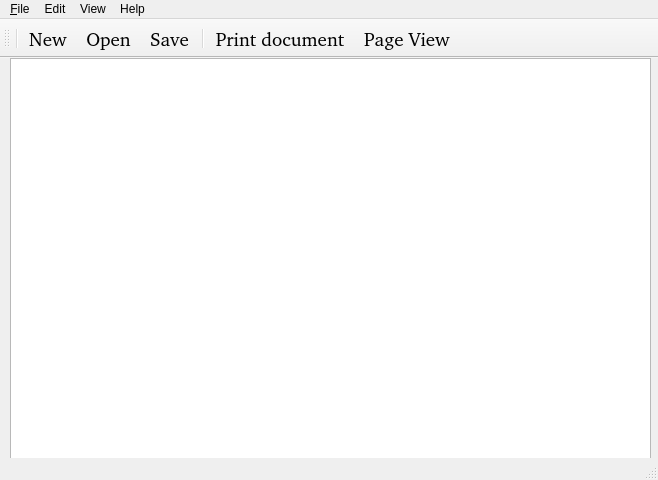
<?xml version="1.0" encoding="UTF-8"?>
<ui version="4.0">
 <class>MainWindow</class>
 <widget class="QMainWindow" name="MainWindow">
  <property name="geometry">
   <rect>
    <x>0</x>
    <y>0</y>
    <width>658</width>
    <height>480</height>
   </rect>
  </property>
  <property name="windowTitle">
   <string>Блокнот</string>
  </property>
  <widget class="QWidget" name="centralwidget">
   <widget class="QTextEdit" name="textEdit">
    <property name="geometry">
     <rect>
      <x>10</x>
      <y>0</y>
      <width>641</width>
      <height>461</height>
     </rect>
    </property>
   </widget>
  </widget>
  <widget class="QMenuBar" name="menubar">
   <property name="geometry">
    <rect>
     <x>0</x>
     <y>0</y>
     <width>658</width>
     <height>27</height>
    </rect>
   </property>
   <widget class="QMenu" name="menu_File">
    <property name="title">
     <string>&amp;File</string>
    </property>
    <addaction name="newAction"/>
    <addaction name="openAction"/>
    <addaction name="saveAction"/>
    <addaction name="separator"/>
    <addaction name="printAction"/>
    <addaction name="previewAction"/>
    <addaction name="closeAction"/>
   </widget>
   <widget class="QMenu" name="menuEdit">
    <property name="title">
     <string>Edit</string>
    </property>
   </widget>
   <widget class="QMenu" name="menuView">
    <property name="title">
     <string>View</string>
    </property>
   </widget>
   <widget class="QMenu" name="menuHelp">
    <property name="title">
     <string>Help</string>
    </property>
   </widget>
   <addaction name="menu_File"/>
   <addaction name="menuEdit"/>
   <addaction name="menuView"/>
   <addaction name="menuHelp"/>
  </widget>
  <widget class="QStatusBar" name="statusbar"/>
  <widget class="QToolBar" name="toolbar">
   <property name="font">
    <font>
     <family>Noto Sans [unknown]</family>
     <pointsize>14</pointsize>
    </font>
   </property>
   <property name="windowTitle">
    <string>Options</string>
   </property>
   <property name="new" stdset="0">
    <iconset>
     <normaloff>icons/new.png</normaloff>icons/new.png</iconset>
   </property>
   <attribute name="toolBarArea">
    <enum>TopToolBarArea</enum>
   </attribute>
   <attribute name="toolBarBreak">
    <bool>true</bool>
   </attribute>
   <addaction name="separator"/>
   <addaction name="newAction"/>
   <addaction name="openAction"/>
   <addaction name="saveAction"/>
   <addaction name="separator"/>
   <addaction name="printAction"/>
   <addaction name="previewAction"/>
  </widget>
  <action name="closeAction">
   <property name="text">
    <string>Close</string>
   </property>
   <property name="toolTip">
    <string>Close Notepad</string>
   </property>
   <property name="statusTip">
    <string>Close app</string>
   </property>
   <property name="shortcut">
    <string>Ctrl+Q</string>
   </property>
  </action>
  <action name="newAction">
   <property name="icon">
    <iconset resource="pad.qrc">
     <normaloff>:/icons/new.png</normaloff>:/icons/new.png</iconset>
   </property>
   <property name="text">
    <string>New</string>
   </property>
   <property name="toolTip">
    <string>Create New File</string>
   </property>
   <property name="statusTip">
    <string>Create New File</string>
   </property>
   <property name="shortcut">
    <string>Ctrl+N</string>
   </property>
  </action>
  <action name="openAction">
   <property name="icon">
    <iconset resource="pad.qrc">
     <normaloff>:/icons/open.png</normaloff>:/icons/open.png</iconset>
   </property>
   <property name="text">
    <string>Open</string>
   </property>
   <property name="toolTip">
    <string>Open a File</string>
   </property>
   <property name="statusTip">
    <string>Open a File</string>
   </property>
   <property name="shortcut">
    <string>Ctrl+O</string>
   </property>
  </action>
  <action name="saveAction">
   <property name="icon">
    <iconset resource="pad.qrc">
     <normaloff>:/icons/save.png</normaloff>:/icons/save.png</iconset>
   </property>
   <property name="text">
    <string>Save</string>
   </property>
   <property name="toolTip">
    <string>Save a File</string>
   </property>
   <property name="statusTip">
    <string>Save a File</string>
   </property>
   <property name="shortcut">
    <string>Ctrl+S</string>
   </property>
  </action>
  <action name="printAction">
   <property name="icon">
    <iconset resource="pad.qrc">
     <normaloff>:/icons/print.png</normaloff>:/icons/print.png</iconset>
   </property>
   <property name="text">
    <string>Print document</string>
   </property>
   <property name="statusTip">
    <string>Print document</string>
   </property>
   <property name="shortcut">
    <string>Ctrl+P</string>
   </property>
  </action>
  <action name="previewAction">
   <property name="icon">
    <iconset resource="pad.qrc">
     <normaloff>:/icons/save.png</normaloff>:/icons/save.png</iconset>
   </property>
   <property name="text">
    <string>Page View</string>
   </property>
   <property name="statusTip">
    <string>Preview page before printing</string>
   </property>
   <property name="shortcut">
    <string>Ctrl+Shift+P</string>
   </property>
  </action>
 </widget>
 <resources>
  <include location="pad.qrc"/>
 </resources>
 <connections/>
</ui>
